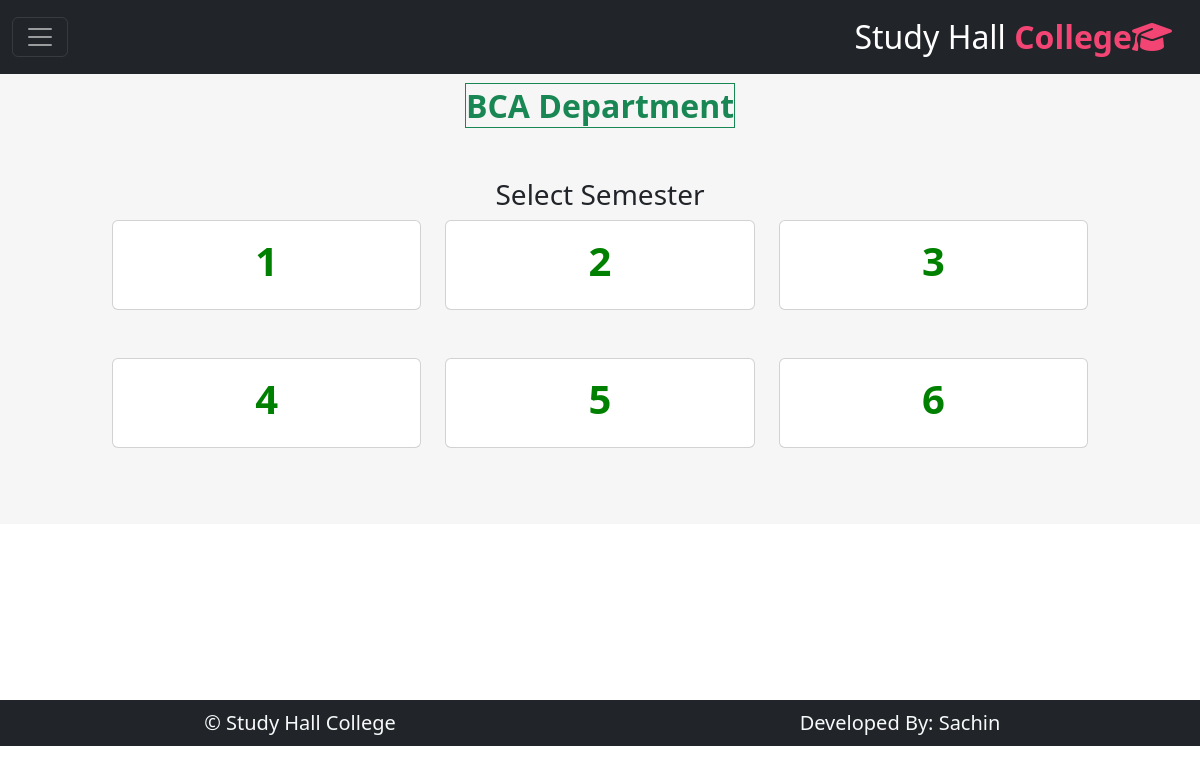
Page /teacher/lecturedepartment/ (signed in) on the committed database.
### student/models.py (models this page shows, shortened)
class department(models.Model):
    department_name=models.CharField(max_length=100,null=True)

class semester(models.Model):
    semester=models.CharField(max_length=50,null=True)

### teacher/views.py (the view)
# urls.py: path('lecturedepartment/', views.lectures),
def lectures(request):
    department_id=request.session['department_id']
    cdata = semester.objects.filter().order_by('id')
    edata=department.objects.filter(id=department_id).order_by('id')
    md={"cdata":cdata,"edata":edata}
    return render(request,'teacher/lecturedepartment.html',md)

### templates/teacher/lecturedepartment.html (shortened to what this page needs)
{% extends 'studentbase.html'%}
{% load static %}
{% block studentzone %}
{% for i in edata %}
<div class="text-center fs-2 mt-2">
     <B class=" border border-success border-1 text-success">{{i.department_name}} Department </B>
</div>
{% endfor %}
<div class="text-center mt-5">
    <h3>Select Semester</h3>
</div>
<div class="row">
    <div class="col-sm-10 mx-auto">
        <div class="row">
            {% for i in cdata %}
            <div class="col-lg-4 col-md-4 col-sm-12 mb-5">
                <div class="card">
                    <div class="card-body text-center">
                        <a href="/teacher/lectures?semester_id={{i.semester}}" style="text-decoration:none;color:grey;"> <h1><b>{{i.semester}}</b></h1> </a>
                    </div>
                </div>
            </div>
        {% endfor %}
       </div>
    </div>
</div>
{% endblock %}

### static/css/userStyle.css (style rules this page uses)
:root { --bgcolor:black; --bgcolor1:#f34573; --bgcolor2:rgb(99, 3, 54); --bgcolor3:#0a400a; --txtcolor1:#f34573; --txtcolor2:#2a6171; --txtcolor3:#008000; --txtcolor4:white; }
b { color:green ! important; }

### templates/studentbase.html (style rules this page uses)
:root { --bgcolor1:#f34573; --bgcolor2:#2a6171; --txtcolor1:#f34573; --txtcolor2:#2a6171; }

### rows in the picture
department: department_name "BCA"
semester: semester "1"
semester: semester "2"
semester: semester "3"
semester: semester "4"
semester: semester "5"
semester: semester "6"
